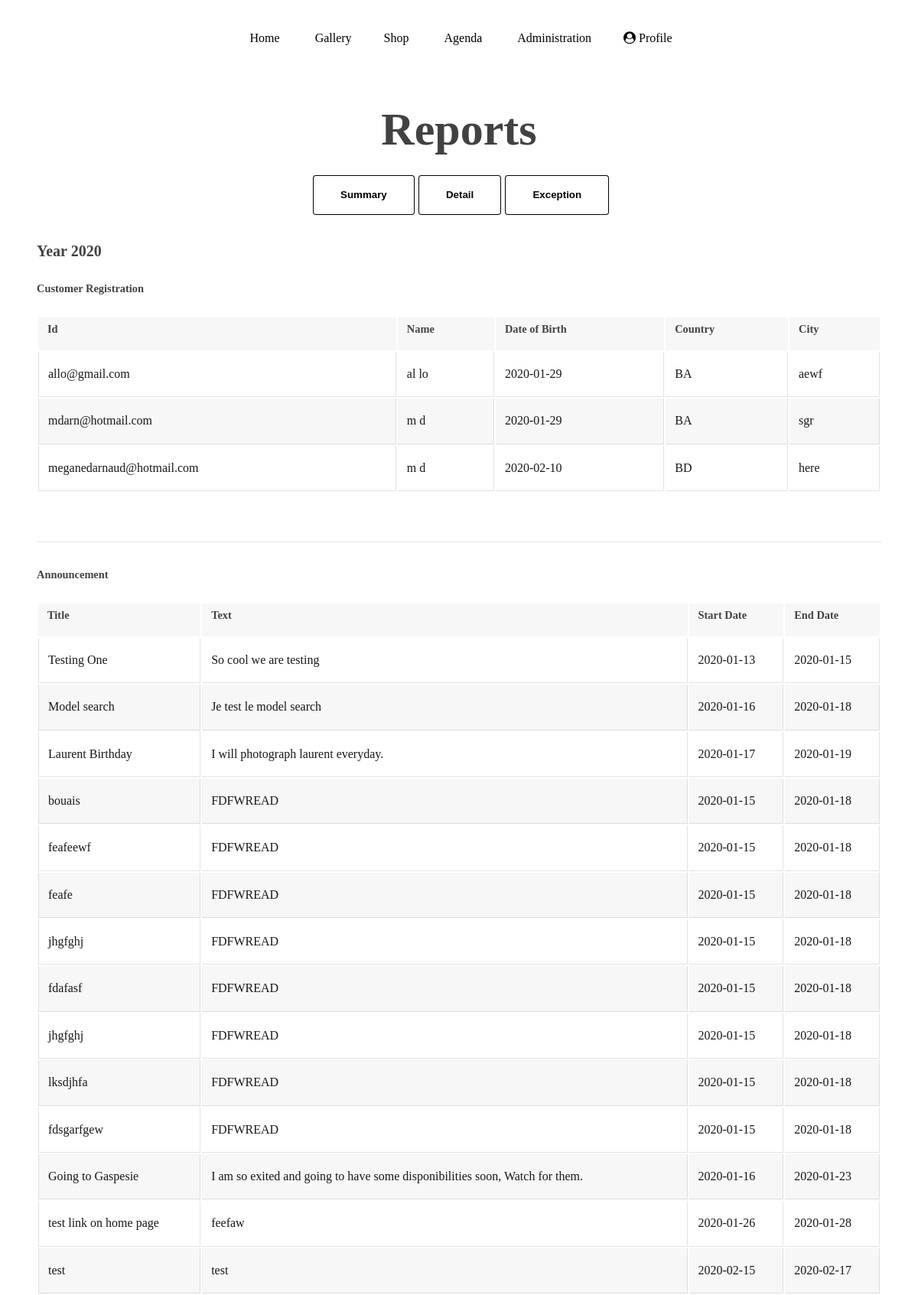
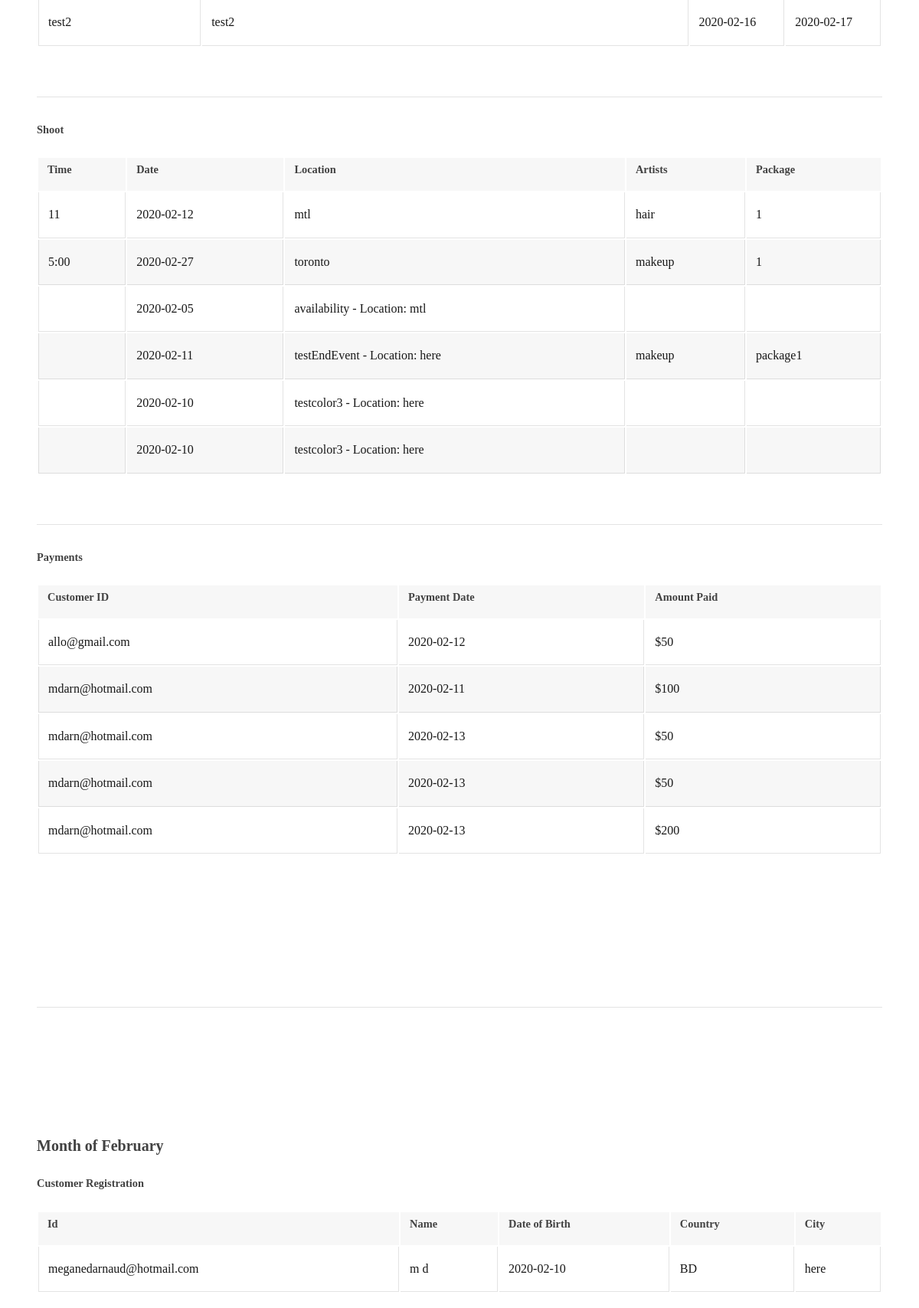
Page /Website/Reports/reportsDetail.php (signed in, upper part) on the committed database (2 pictures, top to bottom).
### tables this page shows
CREATE TABLE `customer` (
  `customerId` int(11) NOT NULL,
  `userId` varchar(30) NOT NULL,
  `customerFirstName` varchar(30) DEFAULT NULL,
  `customerLastName` varchar(30) DEFAULT NULL,
  `customerDob` date DEFAULT NULL,
  `customerCountry` varchar(35) DEFAULT NULL,
  `customerCity` varchar(35) DEFAULT NULL,
  `customerDate` date DEFAULT NULL
);

CREATE TABLE `announcement` (
  `announcementId` int(11) NOT NULL,
  `announcementDetail` varchar(300) DEFAULT NULL,
  `announcementTitle` varchar(50) DEFAULT NULL,
  `announcementStartDate` date DEFAULT NULL,
  `announcementEndDate` date DEFAULT NULL,
  `announcementModel` tinyint(1) NOT NULL
);

CREATE TABLE `shoot` (
  `shootId` int(11) NOT NULL,
  `shootTime` varchar(10) NOT NULL,
  `shootDate` date NOT NULL,
  `shootLocation` varchar(50) NOT NULL,
  `customerId` int(11) NOT NULL,
  `shootArtistType` varchar(25) DEFAULT NULL,
  `shootCustomerNotes` varchar(100) DEFAULT NULL,
  `shootPackage` varchar(30) NOT NULL
);

CREATE TABLE `payment` (
  `paymentId` int(11) NOT NULL,
  `userId` varchar(30) NOT NULL,
  `paymentDate` date NOT NULL,
  `paymentTotal` double NOT NULL
);

### Website/Reports/reportsDetail.php (the view, shortened to what this page needs)
<?php
include "reportsSimilar.php";
if(isset($_SESSION['userSignIn'])){
    if($_SESSION['userTypeSignIn'] === 'administrator'){
?>
<?php
$currentYear = date("Y");
    echo '<h3>Year '.$currentYear.'</h3>';
    echo '<h5>Customer Registration</h5>';
    ?>
    <div class="table-wrapper">
        <table class="alt">
            <tbody>
            <tr>
                <th>
                    Id
                </th>
                <th>
                    Name
                </th>
                <th>
                    Date of Birth
                </th>
                <th>
                    Country
                </th>
                <th>
                    City
                </th>
            </tr>
            <?php $currentYear = date("Y");?>
            <?php
            $customer_detail_y_query = "SELECT * FROM customer WHERE year(customerDate)='$currentYear'";
            $customer_d_y_result = mysqli_query($db, $customer_detail_y_query);
            if(mysqli_num_rows($customer_d_y_result)>0){
                while ($row = mysqli_fetch_assoc($customer_d_y_result)) {
                    $textCustomerUserIdY = $row['userId'];
                    $textCustomerNameY = $row['customerFirstName'] . ' ' . $row['customerLastName'];
                    $textCustomerDobY = $row['customerDob'];
                    $textCustomerCountryY = $row['customerCountry'];
                    $textCustomerCityY = $row['customerCity'];
                    ?>
                    <tr>
                        <td>
                            <?php echo $textCustomerUserIdY;?>
                        </td>
                        <td>
                            <?php echo $textCustomerNameY?>
                        </td>
                        <td>
                            <?php echo $textCustomerDobY?>
                        </td>
                        <td>
                            <?php echo $textCustomerCountryY?>
                        </td>
                        <td>
                            <?php echo $textCustomerCityY?>
                        </td>
                    </tr>
                <?php }
            }?>
            </tbody>
        </table>
    </div>
    <hr>
    <?php
    echo '<h5>Announcement</h5>'; ?>
    <div class="table-wrapper">
        <table class="alt">
            <tbody>
            <tr>
                <th>
                    Title
                </th>
                <th>
                    Text
                </th>
                <th>
                    Start Date
                </th>
                <th>
                    End Date
                </th>
            </tr>
            <?php $currentYear = date("Y");?>
            <?php
            $announcement_detail_y_query = "SELECT * FROM announcement WHERE year(announcementStartDate)='$currentYear'";
            $announcement_d_y_result = mysqli_query($db, $announcement_detail_y_query);
            if(mysqli_num_rows($announcement_d_y_result)>0){
                while ($row2 = mysqli_fetch_assoc($announcement_d_y_result)) {
                    $textAnnouncementUserIdY = $row2['announcementTitle'];
                    $textAnnouncementNameY = $row2['announcementDetail'];
                    $textAnnouncementDobY = $row2['announcementStartDate'];
                    $textAnnouncementCountryY = $row2['announcementEndDate'];
                    ?>
                    <tr>
                        <td>
                            <?php echo $textAnnouncementUserIdY;?>
                        </td>
                        <td>
                            <?php echo $textAnnouncementNameY?>
                        </td>
                        <td>
                            <?php echo $textAnnouncementDobY?>
                        </td>
                        <td>
                            <?php echo $textAnnouncementCountryY?>
                        </td>
                    </tr>
                <?php }
            }?>
            </tbody>
        </table>
    </div>
    <hr>
    <?php echo '<h5>Shoot</h5>'; ?>
    <div class="table-wrapper">
        <table class="alt">
            <tbody>
            <tr>
                <th>
                    Time
                </th>
                <th>
                    Date
                </th>
                <th>
                    Location
                </th>
                <th>
                    Artists
                </th>
                <th>
                    Package
                </th>
            </tr>
            <?php $currentYear = date("Y");?>
            <?php
            $shoot_detail_y_query = "SELECT * FROM shoot WHERE year(shootDate)='$currentYear'";
            $shoot_d_y_result = mysqli_query($db, $shoot_detail_y_query);
            if(mysqli_num_rows($shoot_d_y_result)>0){
                while ($row2 = mysqli_fetch_assoc($shoot_d_y_result)) {
                    $textShootTimeY = $row2['shootTime'];
                    $textShootDateY = $row2['shootDate'];
                    $textShootLocationY = $row2['shootLocation'];
                    $textShootArtistY = $row2['shootArtistType'];
                    $textShootPackageY = $row2['shootPackage'];
                    ?>
                    <tr>
                        <td>
                            <?php echo $textShootTimeY;?>
                        </td>
                        <td>
                            <?php echo $textShootDateY?>
                        </td>
                        <td>
                            <?php echo $textShootLocationY?>
                        </td>
                        <td>
                            <?php echo $textShootArtistY?>
                        </td>
                        <td>
                            <?php echo $textShootPackageY?>
                        </td>
                    </tr>
                <?php }
            }?>
            </tbody>
        </table>
    </div>
    <hr>
    <?php echo '<h5>Payments</h5>'; ?>
    <div class="table-wrapper">
        <table class="alt">
            <tbody>
            <tr>
                <th>
                    Customer ID
                </th>
                <th>
                    Payment Date
                </th>
                <th>
                    Amount Paid
                </th>
            </tr>
            <?php $currentYear = date("Y");?>
            <?php
            $payment_detail_y_query = "SELECT * FROM payment WHERE year(paymentDate)='$currentYear'";
            $payment_d_y_result = mysqli_query($db, $payment_detail_y_query);
            if(mysqli_num_rows($payment_d_y_result)>0){
                while ($row2 = mysqli_fetch_assoc($payment_d_y_result)) {
                    $textPaymentCustomerY = $row2['userId'];
                    $textPaymentDateY = $row2['paymentDate'];
                    $textPaymentTotalY = $row2['paymentTotal'];
                    ?>
                    <tr>
                        <td>
                            <?php echo $textPaymentCustomerY?>
                        </td>
                        <td>
                            <?php echo $textPaymentDateY?>
                        </td>
                        <td>
                            <?php echo '$'.$textPaymentTotalY?>
                        </td>
                    </tr>
                <?php }
            }?>
            </tbody>
        </table>
    </div>
    <hr style="margin-top: 15%;margin-bottom: 15%;">
    <?php
    $currentMonth = date("F");
    echo '<h3>Month of '.$currentMonth.'</h3>';
    echo '<h5>Customer Registration</h5>'; ?>
    <div class="table-wrapper">
        <table class="alt">
            <tbody>
            <tr>
                <th>
                    Id
                </th>
                <th>
                    Name
                </th>
                <th>
                    Date of Birth
                </th>
                <th>
                    Country
                </th>
                <th>
                    City
                </th>
            </tr>
            <?php
            $currentMonth = date("m");
            $currentYear = date("Y");
            ?>
            <?php
            $customer_detail_m_query = "SELECT * FROM customer WHERE month(customerDate)='$currentMonth' AND year(customerDate)='$currentYear'";
            $customer_d_m_result = mysqli_query($db, $customer_detail_m_query);
            if(mysqli_num_rows($customer_d_m_result)>0){
                while ($row = mysqli_fetch_assoc($customer_d_m_result)) {
                    $textCustomerUserIdM = $row['userId'];
                    $textCustomerNameM = $row['customerFirstName'] . ' ' . $row['customerLastName'];
                    $textCustomerDobM = $row['customerDob'];
                    $textCustomerCountryM = $row['customerCountry'];
                    $textCustomerCityM = $row['customerCity'];
                    ?>
                    <tr>
                        <td>
                            <?php echo $textCustomerUserIdM;?>
                        </td>
                        <td>
                            <?php echo $textCustomerNameM?>
                        </td>
                        <td>
                            <?php echo $textCustomerDobM?>
                        </td>
                        <td>
                            <?php echo $textCustomerCountryM?>
                        </td>
                        <td>
                            <?php echo $textCustomerCityM?>
                        </td>
                    </tr>
                <?php }
            }?>
            </tbody>
        </table>
    </div>
</div>
</div>
</div>
</body>
</html>
<?php }else{
    header('location: ../../Website/Home/homepage.php');
}
}else{
    header('location: ../../Website/Home/homepage.php');
}

### Website/Reports/reportsSimilar.php (shortened to what this page needs)
<!DOCTYPE HTML>
<html lang="en" xmlns="http://www.w3.org/1999/html">
<head>
    <link rel="stylesheet" href="../../assets/css/main.css" />
    <link rel="stylesheet" href="../../assets/css/gallery.css" />
</head>
<body class="is-preload">
<?php include "../Navigation/navigation.php" ?>
<div id="main">
    <div class="wrapper">
        <div class="inner">
            <header class="major">
                <h1>Reports</h1>
                <ul class="customActions">
                    <li><button id="Summary" type="reset" value="Summary" onclick="location.href= 'reportsSummary.php'" >Summary</button></li>
                    <li><button id="Detail" type="reset" value="Detail" onclick="location.href= 'reportsDetail.php'" >Detail</button></li>
                    <li><button id="Exception" type="reset" value="Exception" onclick="location.href= 'reportsException.php'"  >Exception</button></li>
                </ul>
            </header>

### Website/Navigation/navigation.php (shortened to what this page needs)
<?php
echo
'<header id="header" class="alt">
    <nav id="nav">
        <ul>
            <li class="current"><a href="../Home/homepage.php">Home</a></li>
            <li>
                    <a href="../Gallery/gallery.php">Gallery</a>
            </li>';
            echo '<li><a href="../Shop/shop.php">Shop</a></li>
                    <li><a href="../Agenda/agenda.php">Agenda</a></li>
                    ';
            if(!(isset($_SESSION['userSignIn']))) {
                echo '<li><a href="../SignIn/signIn.php" class="icon fa-user-circle"> Sign in</a></li>';
            }
            else{
                if ($_SESSION['userTypeSignIn'] === 'administrator') :
                    echo '<li><a>Administration</a>
                            <ul>
                                <li><a class="navdrop" href="../Announcement/announcement.php" style="color:white;">Announcement</a></li>
                                <li><a class="navdrop" href="../Reports/reportsSummary.php" style="color:white;">Reports</a></li>
                            </ul>
                          </li>';
                endif;
                echo '<li><a href="../Profile/viewProfile.php" class="icon fa-user-circle"> Profile</a>';
                    echo '</li>';
            }
        echo '</ul>
    </nav>
</header>';
?>

### rows in the picture
customer: userId "allo@gmail.com", textCustomerNameY "al lo", customerDob "2020-01-29", customerCountry "BA", customerCity "aewf"
customer: userId "mdarn@hotmail.com", textCustomerNameY "m d", customerDob "2020-01-29", customerCountry "BA", customerCity "sgr"
customer: userId "meganedarnaud@hotmail.com", textCustomerNameY "m d", customerDob "2020-02-10", customerCountry "BD", customerCity "here", textCustomerNameM "m d"
announcement: announcementTitle "Testing One", announcementDetail "So cool we are testing", announcementStartDate "2020-01-13", announcementEndDate "2020-01-15"
announcement: announcementTitle "Model search", announcementDetail "Je test le model search", announcementStartDate "2020-01-16", announcementEndDate "2020-01-18"
announcement: announcementTitle "Laurent Birthday", announcementDetail "I will photograph laurent everyday.", announcementStartDate "2020-01-17", announcementEndDate "2020-01-19"
announcement: announcementTitle "bouais", announcementDetail "FDFWREAD", announcementStartDate "2020-01-15", announcementEndDate "2020-01-18"
announcement: announcementTitle "feafeewf", announcementDetail "FDFWREAD", announcementStartDate "2020-01-15", announcementEndDate "2020-01-18"
announcement: announcementTitle "feafe", announcementDetail "FDFWREAD", announcementStartDate "2020-01-15", announcementEndDate "2020-01-18"
announcement: announcementTitle "jhgfghj", announcementDetail "FDFWREAD", announcementStartDate "2020-01-15", announcementEndDate "2020-01-18"
announcement: announcementTitle "fdafasf", announcementDetail "FDFWREAD", announcementStartDate "2020-01-15", announcementEndDate "2020-01-18"
announcement: announcementTitle "jhgfghj", announcementDetail "FDFWREAD", announcementStartDate "2020-01-15", announcementEndDate "2020-01-18"
announcement: announcementTitle "lksdjhfa", announcementDetail "FDFWREAD", announcementStartDate "2020-01-15", announcementEndDate "2020-01-18"
announcement: announcementTitle "fdsgarfgew", announcementDetail "FDFWREAD", announcementStartDate "2020-01-15", announcementEndDate "2020-01-18"
announcement: announcementTitle "Going to Gaspesie", announcementDetail "I am so exited and going to have some disponibilities soon, Watch for them.", announcementStartDate "2020-01-16", announcementEndDate "2020-01-23"
announcement: announcementTitle "test link on home page", announcementDetail "feefaw", announcementStartDate "2020-01-26", announcementEndDate "2020-01-28"
announcement: announcementTitle "test", announcementDetail "test", announcementStartDate "2020-02-15", announcementEndDate "2020-02-17"
announcement: announcementTitle "test2", announcementDetail "test2", announcementStartDate "2020-02-16", announcementEndDate "2020-02-17"
shoot: shootTime "11", shootDate "2020-02-12", shootLocation "mtl", shootArtistType "hair", shootPackage "1"
shoot: shootTime "5:00", shootDate "2020-02-27", shootLocation "toronto", shootArtistType "makeup", shootPackage "1"
shoot: shootDate "2020-02-05", shootLocation "availability - Location: mtl"
shoot: shootDate "2020-02-11", shootLocation "testEndEvent - Location: here", shootArtistType "makeup", shootPackage "package1"
shoot: shootDate "2020-02-10", shootLocation "testcolor3 - Location: here"
shoot: shootDate "2020-02-10", shootLocation "testcolor3 - Location: here"
payment: userId "allo@gmail.com", paymentDate "2020-02-12", paymentTotal "50"
payment: userId "mdarn@hotmail.com", paymentDate "2020-02-11", paymentTotal "100"
payment: userId "mdarn@hotmail.com", paymentDate "2020-02-13", paymentTotal "50"
payment: userId "mdarn@hotmail.com", paymentDate "2020-02-13", paymentTotal "50"
payment: userId "mdarn@hotmail.com", paymentDate "2020-02-13", paymentTotal "200"
